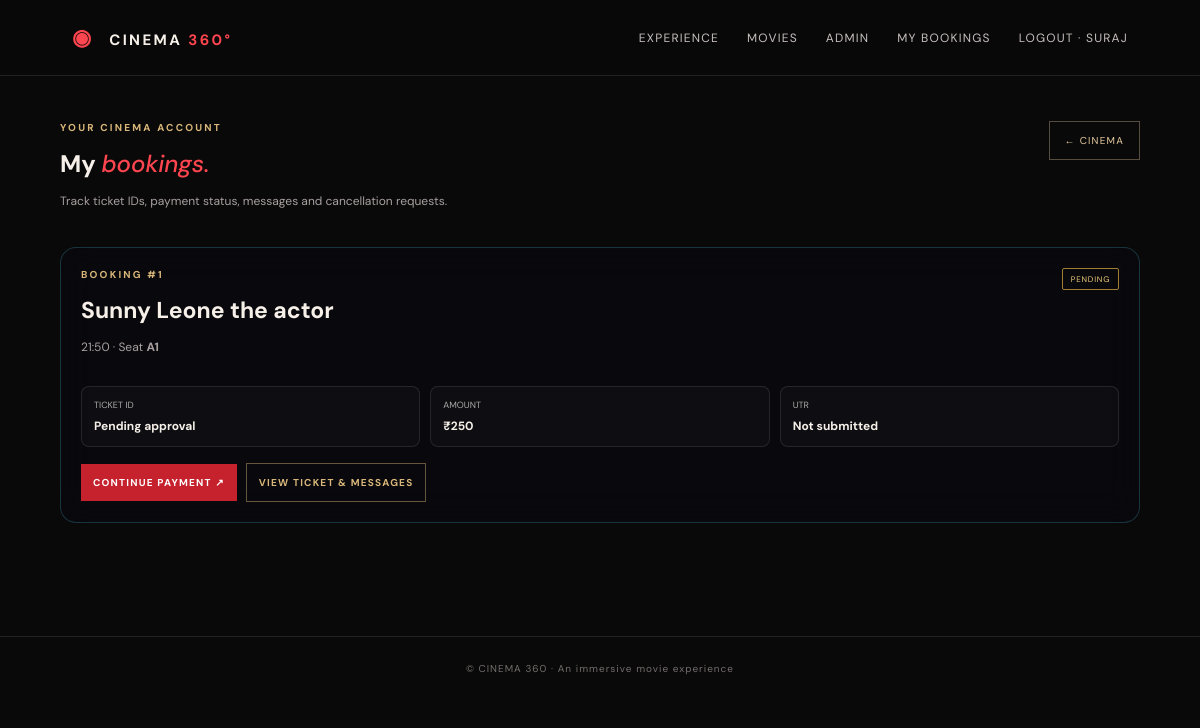
/my-bookings (signed in), run on the app's committed database.
### tables this page shows
CREATE TABLE bookings (
      id INTEGER PRIMARY KEY AUTOINCREMENT, ticket_id TEXT UNIQUE, customer_name TEXT NOT NULL,
      contact TEXT NOT NULL, show_id INTEGER NOT NULL, seat_number TEXT NOT NULL,
      utr TEXT DEFAULT '', status TEXT NOT NULL DEFAULT 'PENDING',
      created_at TEXT NOT NULL, user_id INTEGER, cancel_requested INTEGER NOT NULL DEFAULT 0,
      cancel_reason TEXT DEFAULT '', FOREIGN KEY(show_id) REFERENCES shows(id),
      FOREIGN KEY(user_id) REFERENCES users(id)
    );

CREATE TABLE movies (
      id INTEGER PRIMARY KEY AUTOINCREMENT, title TEXT NOT NULL, description TEXT DEFAULT '',
      poster TEXT DEFAULT '', active INTEGER DEFAULT 1
    );

CREATE TABLE shows (
      id INTEGER PRIMARY KEY AUTOINCREMENT, movie_id INTEGER NOT NULL, show_time TEXT NOT NULL,
      price INTEGER NOT NULL DEFAULT 250, active INTEGER DEFAULT 1,
      FOREIGN KEY(movie_id) REFERENCES movies(id)
    );

### app.py (the view)
@app.route("/my-bookings")
def my_bookings():
    if not session.get("user_id"):
        flash("Please log in to view your bookings.", "error")
        return redirect(url_for("account"))
    con = db()
    bookings = con.execute("""SELECT b.*,s.show_time,s.price,m.title FROM bookings b
        JOIN shows s ON s.id=b.show_id JOIN movies m ON m.id=s.movie_id
        WHERE b.user_id=? ORDER BY b.id DESC""", (session["user_id"],)).fetchall()
    con.close()
    return render_template("my_bookings.html", bookings=bookings)

### app.py (called while the page is built, shortened)
def db():
    database_url = os.environ.get("DATABASE_URL", "").strip()
    conn = sqlite3.connect(DB_PATH, timeout=30)
    conn.row_factory = sqlite3.Row
    conn.execute("PRAGMA foreign_keys = ON")
    conn.execute("PRAGMA busy_timeout = 30000")
    return conn

@app.context_processor
def inject_globals():
    return {"site_name": "CINEMA 360", "admin_logged_in": bool(session.get("admin")),
                "current_user": session.get("user_name"), "user_logged_in": bool(session.get("user_id")),
                "image_src": image_src}

### templates/my_bookings.html (shortened to what this page needs)
{% extends "base.html" %}{% block title %}My Bookings · CINEMA 360{% endblock %}{% block content %}
<section class="admin-wrap customer-bookings">
 <div class="admin-page-head">
  <div>
   <p class="eyebrow">
    YOUR CINEMA ACCOUNT
   </p>
   <h1>
    My
    <em>
     bookings.
    </em>
   </h1>
   <p class="muted">
    Track ticket IDs, payment status, messages and cancellation requests.
   </p>
  </div>
  <a class="admin-back-link" href="{{ url_for('home') }}">
   ← CINEMA
  </a>
 </div>
 {% if bookings %}
 <div class="customer-booking-list">
  {% for b in bookings %}
  <article class="customer-booking glass-panel">
   <div class="customer-booking-head">
    <div>
     <p class="eyebrow">
      BOOKING #{{ b.id }}
     </p>
     <h2>
      {{ b.title }}
     </h2>
     <p class="muted">
      {{ b.show_time }} · Seat
      <strong>
       {{ b.seat_number }}
      </strong>
     </p>
    </div>
    <span class="status status-{{ b.status|lower }}">
     {{ b.status }}
    </span>
   </div>
   <div class="customer-booking-meta">
    <div>
     <small>
      TICKET ID
     </small>
     <strong>
      {{ b.ticket_id or 'Pending approval' }}
     </strong>
    </div>
    <div>
     <small>
      AMOUNT
     </small>
     <strong>
      ₹{{ b.price }}
     </strong>
    </div>
    <div>
     <small>
      UTR
     </small>
     <strong>
      {{ b.utr or 'Not submitted' }}
     </strong>
    </div>
   </div>
   <div class="customer-actions">
    {% if b.status == 'PENDING' %}
    <a class="primary-btn" href="{{ url_for('payment',booking_id=b.id) }}">
     CONTINUE PAYMENT ↗
    </a>
    {% endif %}
    <a class="outline-btn" href="{{ url_for('ticket',booking_id=b.id) }}">
     VIEW TICKET &amp; MESSAGES
    </a>
   </div>
  </article>
  {% endfor %}
 </div>
 {% endif %}
</section>
{% endblock %}

### templates/base.html (shortened to what this page needs)
<!DOCTYPE html>
<html lang="en">
 <head>
  <link href="{{ url_for('static', filename='style.css') }}" rel="stylesheet"/>
 </head>
 <body>
  <header class="topbar">
   <a class="brand" href="{{ url_for('home') }}">
    <span class="brand-mark">
     ◉
    </span>
    CINEMA
    <b>
     360°
    </b>
   </a>
   <nav>
    <a href="{{ url_for('home') }}">
     Experience
    </a>
    <a href="{{ url_for('home') }}#movies">
     Movies
    </a>
    {% if admin_logged_in %}
    <a href="{{ url_for('admin_dashboard') }}">
     Dashboard
    </a>
    <a href="{{ url_for('admin_movies_page') }}">
     Movies
    </a>
    <a href="{{ url_for('admin_payments_page') }}">
     Payments
    </a>
    <a href="{{ url_for('admin_bookings_page') }}">
     Bookings
    </a>
    <a href="{{ url_for('admin_logout') }}">
     Logout
    </a>
    {% else %}
    <a href="{{ url_for('admin_login') }}">
     Admin
    </a>
    {% endif %}{% if user_logged_in %}
    <a href="{{ url_for('my_bookings') }}">
     My Bookings
    </a>
    <a href="{{ url_for('account_logout') }}">
     Logout · {{ current_user }}
    </a>
    {% else %}
    <a href="{{ url_for('account') }}">
     Login / Sign up
    </a>
    {% endif %}
   </nav>
  </header>
  <main>
   {% block content %}{% endblock %}
  </main>
  <footer>
   © CINEMA 360 · An immersive movie experience
  </footer>
 </body>
</html>

### static/style.css (style rules this page uses)
:root { --bg: #090909; --panel: #141313; --panel2: #1c1919; --red: #c5222d; --red2: #ff454f; --gold: #d9b77a; --text: #f6f0e9; --muted: #a9a0a0; --line: rgba(255,255,255,.1); --glass: rgba(14,12,12,.82); }
* { box-sizing: border-box; }
html { scroll-behavior: smooth; }
body { margin: 0; background: var(--bg); color: var(--text); font-family: 'DM Sans',sans-serif; }
a { color: inherit; text-decoration: none; }
.topbar { height: 76px; display: flex; align-items: center; justify-content: space-between; padding: 0 6vw; border-bottom: 1px solid var(--line); background: rgba(9,9,9,.92); position: sticky; top: 0; z-index: 20; backdrop-filter: blur(18px); }
.brand { font-weight: 700; letter-spacing: .16em; font-size: 15px; }
.brand b { color: var(--red2); }
.brand-mark { color: var(--red2); font-size: 22px; margin-right: 8px; }
.topbar nav { display: flex; gap: 28px; color: #c8bfbf; font-size: 12px; text-transform: uppercase; letter-spacing: .1em; }
main { min-height: 70vh; }
.eyebrow { font-size: 10px; letter-spacing: .22em; color: var(--gold); font-weight: 700; text-transform: uppercase; margin: 0 0 14px; }
.hero h1 em,h2 em,h1 em { color: var(--red2); font-weight: 500; }
.primary-btn,.outline-btn { display: inline-flex; align-items: center; justify-content: center; gap: 20px; padding: 14px 19px; border: 0; font-size: 10px; letter-spacing: .12em; font-weight: 700; text-transform: uppercase; transition: .2s; }
.primary-btn { background: var(--red); color: white; }
.outline-btn { background: transparent; border: 1px solid rgba(217,183,122,.45); color: var(--gold); }
.empty-viewer p,.muted { color: var(--muted); font-size: 12px; line-height: 1.7; }
footer { padding: 25px 7vw; border-top: 1px solid var(--line); font-size: 10px; letter-spacing: .1em; color: #756d6d; text-align: center; }
.status { display: inline-block; padding: 5px 8px; font-size: 8px; letter-spacing: .1em; border: 1px solid #6b5b35; color: var(--gold); border-radius: 2px; }
.status-pending { border-color: #a27d34; color: #f0cc7b; }
.admin-wrap { padding: 45px 5vw 80px; max-width: 1500px; margin: auto; }
.admin-page-head { display: flex; align-items: flex-start; justify-content: space-between; gap: 18px; margin-bottom: 24px; flex-wrap: wrap; }
.admin-page-head h1 { margin: 0 0 8px; }
.admin-back-link { font-size: 10px; letter-spacing: .12em; text-decoration: none; color: #e7cba0; border: 1px solid rgba(231,203,160,.35); padding: 12px 15px; white-space: nowrap; }
:root { --seat-neon: #e34bff; --seat-cyan: #55e7ff; --glass-bg: rgba(8,8,16,.24); }
.customer-booking-list { display: grid; gap: 16px; }
.customer-booking { padding: 20px; border: 1px solid rgba(85,231,255,.2); border-radius: 16px; background: rgba(10,12,22,.4); backdrop-filter: blur(18px); }
.customer-booking-head { display: flex; align-items: flex-start; justify-content: space-between; gap: 12px; }
.customer-booking h2 { margin: 5px 0; font-size: 23px; }
.customer-booking-meta { display: grid; grid-template-columns: repeat(3,minmax(0,1fr)); gap: 10px; margin: 16px 0; }
.customer-booking-meta>div { padding: 12px; border: 1px solid rgba(255,255,255,.1); background: rgba(255,255,255,.025); border-radius: 8px; min-width: 0; }
.customer-booking-meta small,.customer-booking-meta strong { display: block; overflow-wrap: anywhere; }
.customer-booking-meta small { font-size: 9px; color: #aaa; margin-bottom: 7px; }
.customer-booking-meta strong { font-size: 12px; }
.customer-actions { display: flex; flex-wrap: wrap; gap: 9px; align-items: center; }
.customer-actions .primary-btn,.customer-actions .outline-btn { font-size: 10px; padding: 12px; }
html, body { width: 100%; max-width: 100%; overflow-x: hidden; }
body { min-width: 0; }
main { width: 100%; max-width: 100%; min-width: 0; }
.topbar { max-width: 100%; min-width: 0; }
.topbar nav { min-width: 0; max-width: 72%; overflow-x: auto; scrollbar-width: none; white-space: nowrap; }

### data on the page
bookings: customer_name "SURAJ", id "1", title "Sunny Leone the actor", show_time "21:50", seat_number "A1", status "PENDING", ticket_id "Pending approval", price "250", utr "Not submitted"
